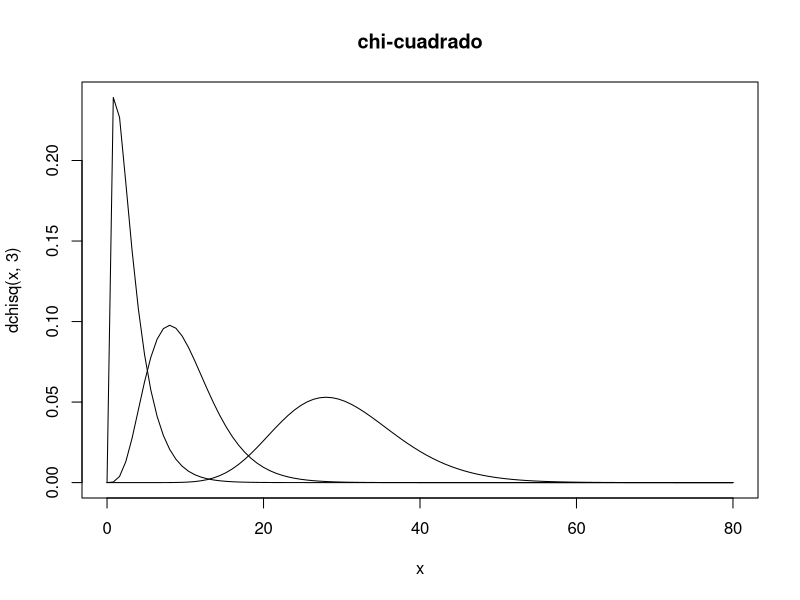
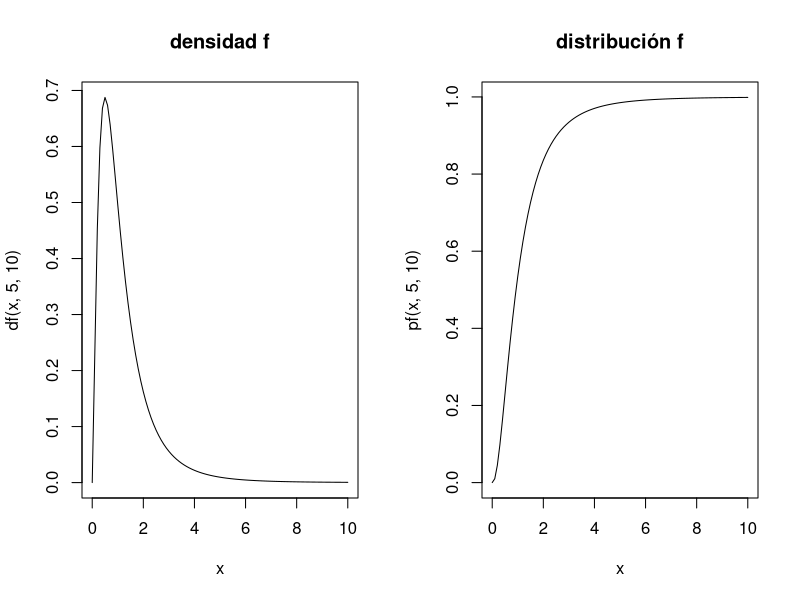

These figures' R source, in order:
pchisq(34.2, 20)   #chi-cuadrado
pt(2.14, 14)       #t-student
qf(0.9,4,8)        #f de fisher
qf(0.10,4,8, lower.tail=F)

#dibujar graficos de denisdad de chi-cuadrado 
curve(dchisq(x,3), from=0, to=80, main="chi-cuadrado")    #3 grados de libertad
curve(dchisq(x,10), from=0, to=80, add=T)                 #10 grados de libertad
curve(dchisq(x,30), from=0, to=80, add=T)                 #30 grados de libertad


split.screen(c(1,2))
screen(1)
curve(df(x,5,10),from=0, to=10, main ="densidad f")       #una variable aleatoria F(5,10).
screen(2)
curve(pf(x,5,10), from=0, to= 10, main="distribución f")  #una variable aleatoria F(5,10).
close.screen(all=T)